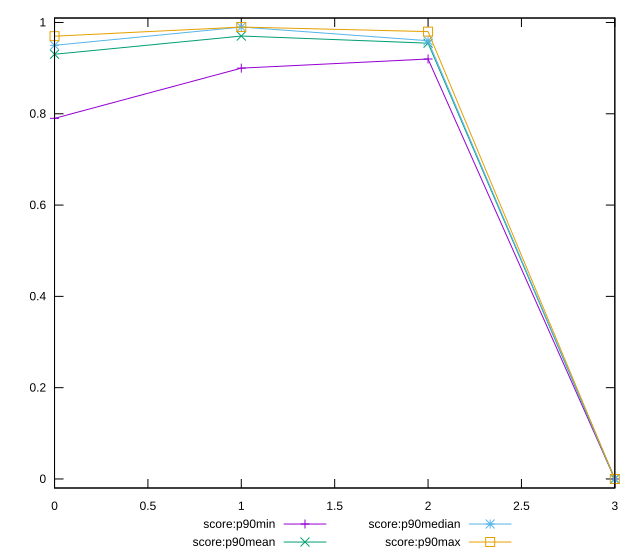

Write the gnuplot code that produced this figure.
reset

$scoreP90Min <<EOF
0 0.79
1 0.9
2 0.92
3 0
EOF

$scoreP90Mean <<EOF
0 0.9304255319148942
1 0.97031914893617
2 0.9546808510638306
3 0
EOF

$scoreP90Median <<EOF
0 0.95
1 0.99
2 0.96
3 0
EOF

$scoreP90Max <<EOF
0 0.97
1 0.99
2 0.98
3 0
EOF

set key outside below
set xrange [0:3]
set yrange [-0.0198:1.0098]
set trange [-0.0198:1.0098]
set terminal svg size 640, 560 enhanced background rgb 'white'
set output "reports/report_00032_2021-02-25T10-28-15.087Z/largest-contentful-paint/progression/score.svg"

plot $scoreP90Min title "score:p90min" with linespoints, \
     $scoreP90Mean title "score:p90mean" with linespoints, \
     $scoreP90Median title "score:p90median" with linespoints, \
     $scoreP90Max title "score:p90max" with linespoints

reset
